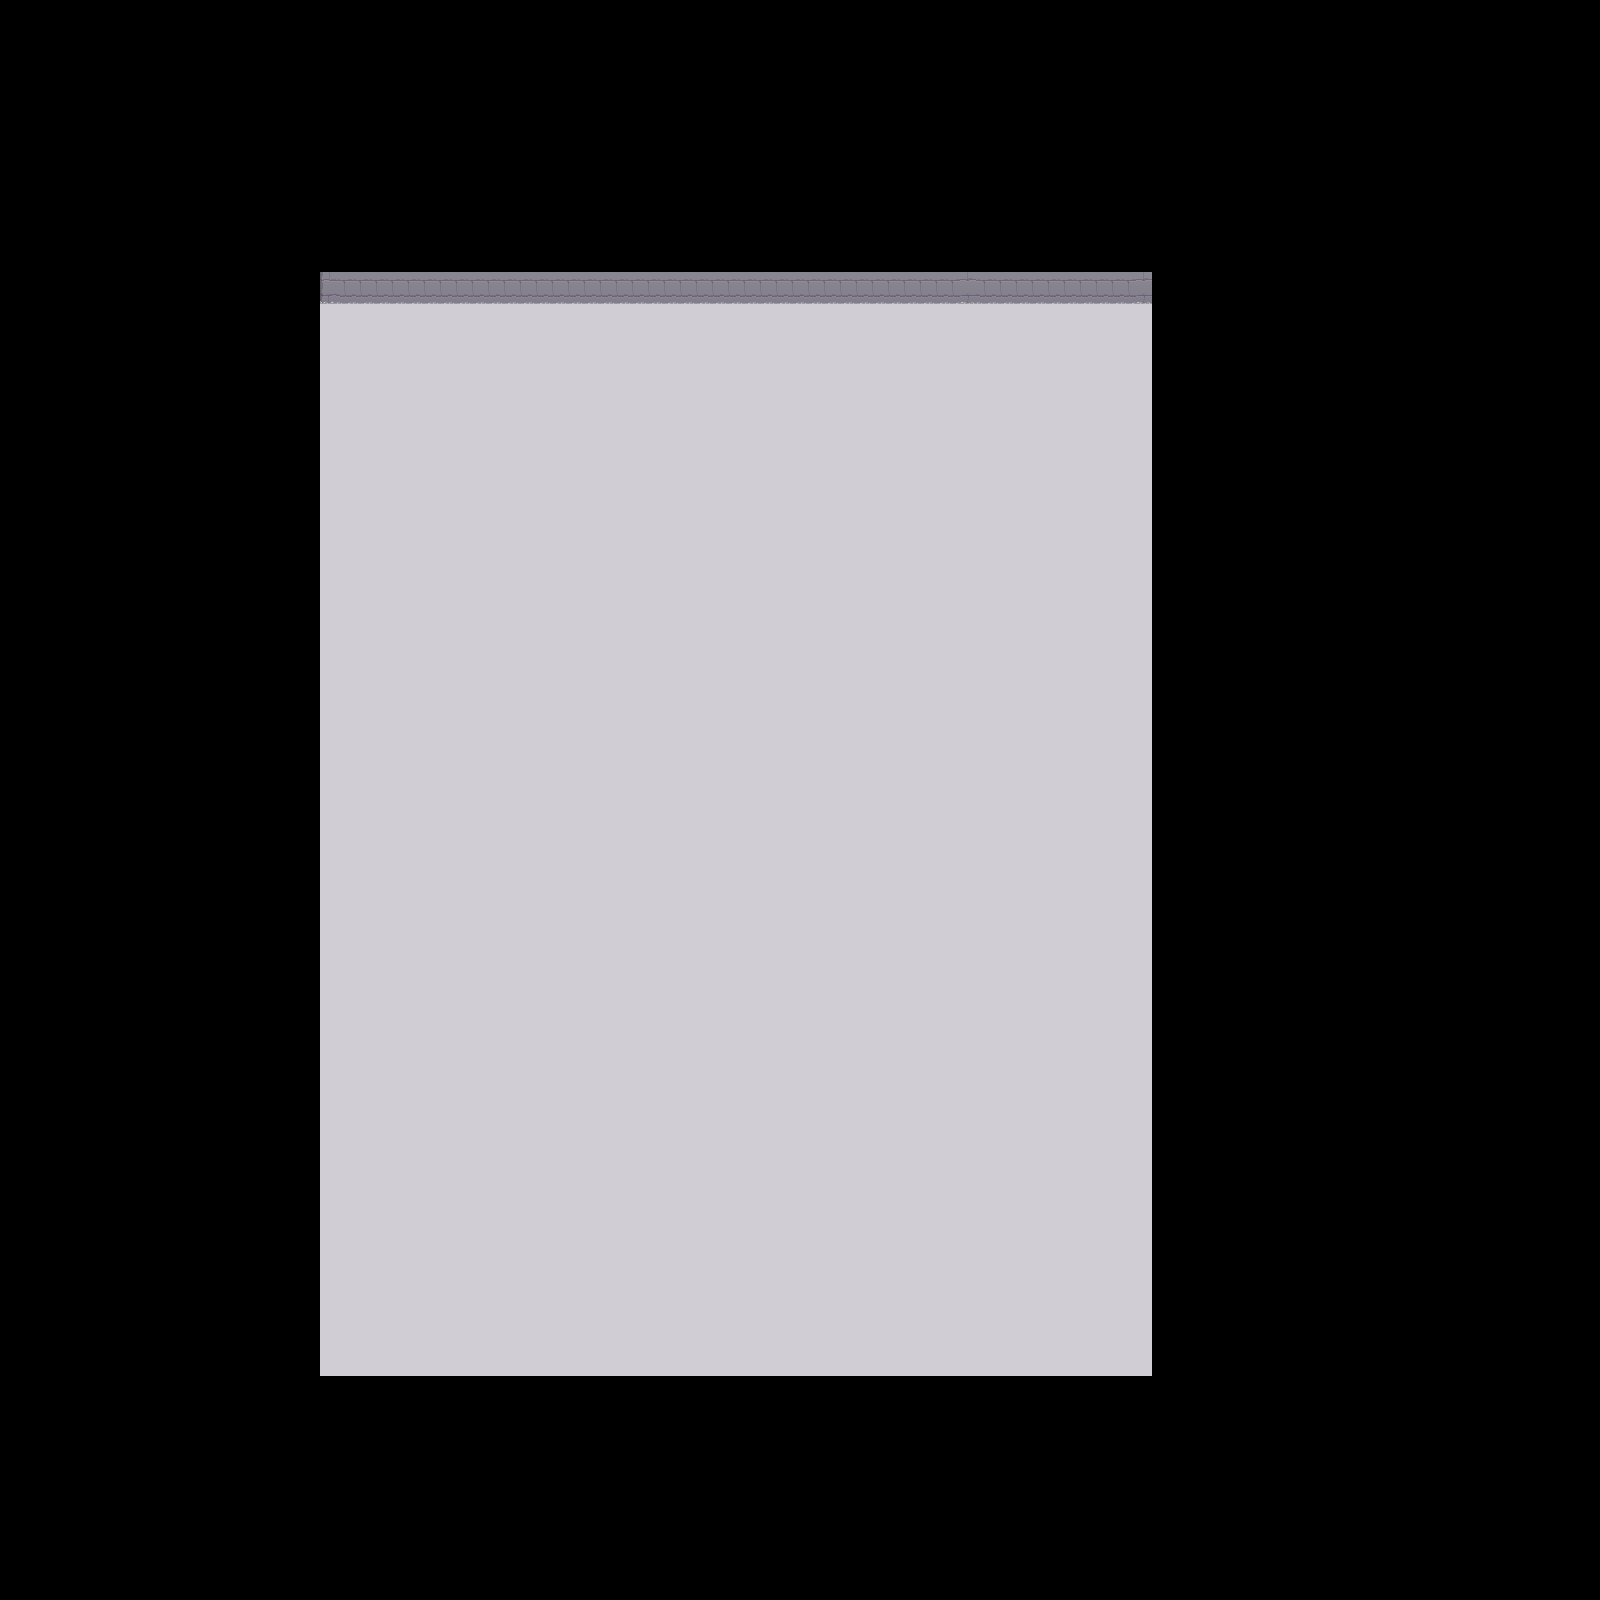

This game map was drawn from its Tiled (.tmx) file and the tilesets committed beside it. A one-line description and the trimmed map source follow:
An orthogonal 100x100 tile map with 16x16 px tiles, 3 tile layers (ground, walls, details) and 14 objects (6x GoldBag, 4x chest, fire, swich, HelthPotion, ...).

<map version="1.0" orientation="orthogonal" renderorder="right-down" width="100" height="100" tilewidth="16" tileheight="16" nextobjectid="28">
 <tileset firstgid="1" name="tileset-calciumtrice" tilewidth="16" tileheight="16">
  <image source="../tileset/dungeon_tileset_calciumtrice.png" trans="ff00ff" width="480" height="560" />
 </tileset>
 <layer name="ground" width="100" height="100">
  <data>[10000 cells, 10000 non-empty, 2 distinct tile ids]</data>
 </layer>
 <layer name="walls" width="100" height="100">
  <data>[10000 cells, 104 non-empty, 6 distinct tile ids]</data>
 </layer>
 <layer name="details" width="100" height="100">
  <data>[10000 cells, 0 non-empty, 0 distinct tile ids]</data>
 </layer>
 <objectgroup name="itens">
  <object id="1" name="chest" gid="573" x="480.667" y="438" width="16" height="16" />
  <object id="2" name="chest" gid="573" x="509" y="438" width="16" height="16" />
  <object id="3" name="chest" gid="573" x="538.333" y="438" width="16" height="16" />
  <object id="4" name="chest" gid="573" x="565" y="438" width="16" height="16" />
  <object id="5" name="fire" gid="975" x="630.667" y="436.667" width="16" height="16" />
  <object id="6" name="swich" gid="586" x="539.667" y="509" width="16" height="16" />
  <object id="12" name="GoldBag" gid="577" x="610.667" y="478" width="16" height="16" />
  <object id="20" name="GoldBag" gid="577" x="664.333" y="483.333" width="16" height="16" />
  <object id="21" name="GoldBag" gid="577" x="617.333" y="517" width="16" height="16" />
  <object id="22" name="GoldBag" gid="577" x="659.333" y="528.333" width="16" height="16" />
  <object id="23" name="GoldBag" gid="577" x="607" y="548.333" width="16" height="16" />
  <object id="24" name="GoldBag" gid="577" x="641.667" y="573" width="16" height="16" />
  <object id="25" name="HelthPotion" gid="721" x="498.333" y="567.667" width="16" height="16" />
  <object id="26" name="PlayerSpawn" gid="961" x="440" y="484" width="16" height="16" />
 </objectgroup>
</map>
